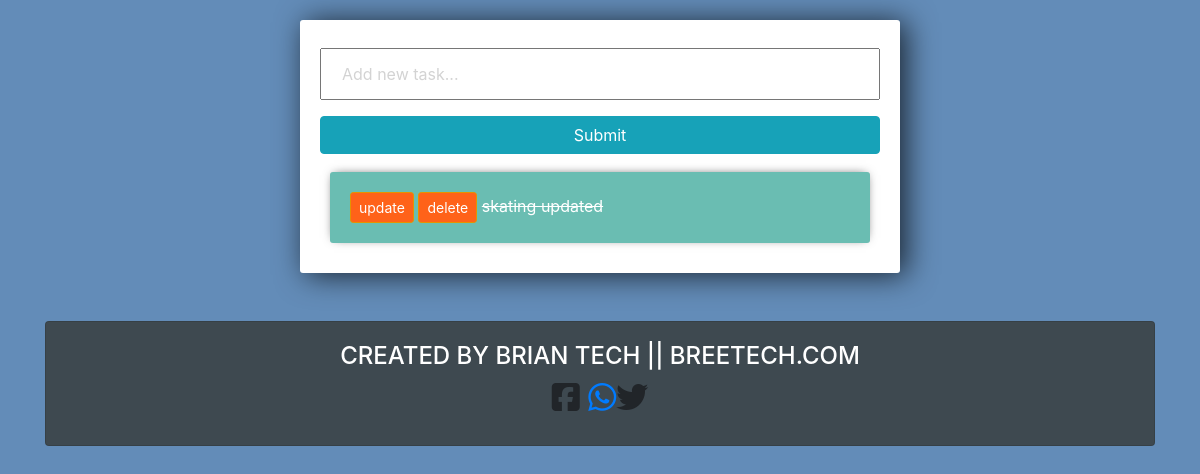
The app's page /, older data.
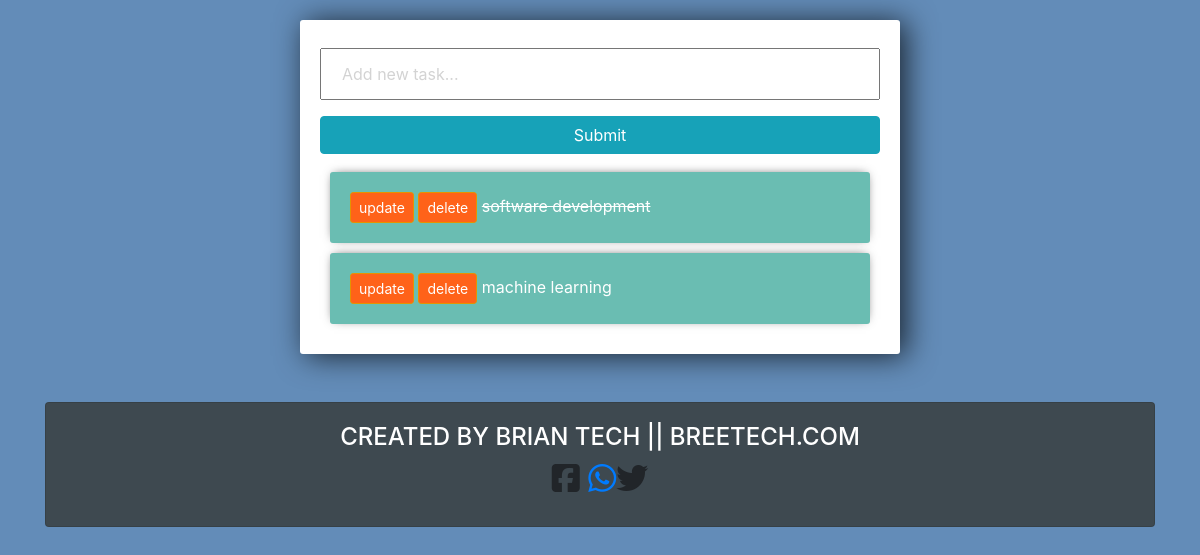
The same page, newer data.
### task/models.py (models this page shows)
class  Task(models.Model):
    title = models.CharField(max_length=100)
    completed = models.BooleanField(default=False)
    created = models.DateTimeField(auto_now_add=True)
    def __str__(self):
        return self.title

### task/views.py (the view)
# urls.py: path( '', views.index,name='index'),
def index(request):
    result= Task.objects.all()
    form = TaskForm
    if request.method == 'POST':
         form = TaskForm(request.POST)
         if form.is_valid:
            form.save()
         return redirect('/')
    context = {'result':result, 'form':form}
    return render(request, 'task/index.html',context)

### task/templates/task/index.html (shortened to what this page needs)
<!DOCTYPE html>
<html lang="en">
<head>
    <link rel="stylesheet" href="https://stackpath.bootstrapcdn.com/bootstrap/4.3.1/css/bootstrap.min.css">
</head>
<body>
<div class="center-column">
<form method="POST" action="/">
    {{form.title}}
    <input class="btn btn-info" type="submit" name="Create Task">
</form>
<div class="todo-list">
{% for tasks in result %}
<div class="item-row">
    <a class="btn btn-sm btn-danger" href="{% url 'update_task' tasks.id %}">update</a>
    <a class="btn btn-sm btn-danger" href="{% url 'delete' tasks.id %}">delete</a>
    {% if tasks.completed == True %}
        <strike>{{tasks}}</strike>
    {% else %}
        <span>{{tasks}}</span>
      {% endif %}
</div>
{% endfor %}
</div>
</div>
<div class="container mt-5">
    <div class="card">
        <div class="card-body">
            <h4 class="text-center text-white">CREATED BY BRIAN TECH || BREETECH.COM </h4>
            <h2 class="text-center"> <i class="fab fa-facebook-square"> </i> <a href="http://wa.me/+254710889090"><i class="fab fa-whatsapp"></i></a><i class="fab fa-twitter"></i></h2>
        </div>
    </div>
</div>
</body>
</html>

Row changes from the older to the newer data that the page shows:
removed Task: title "skating updated"
added Task: title "software development"
added Task: title "machine learning"
